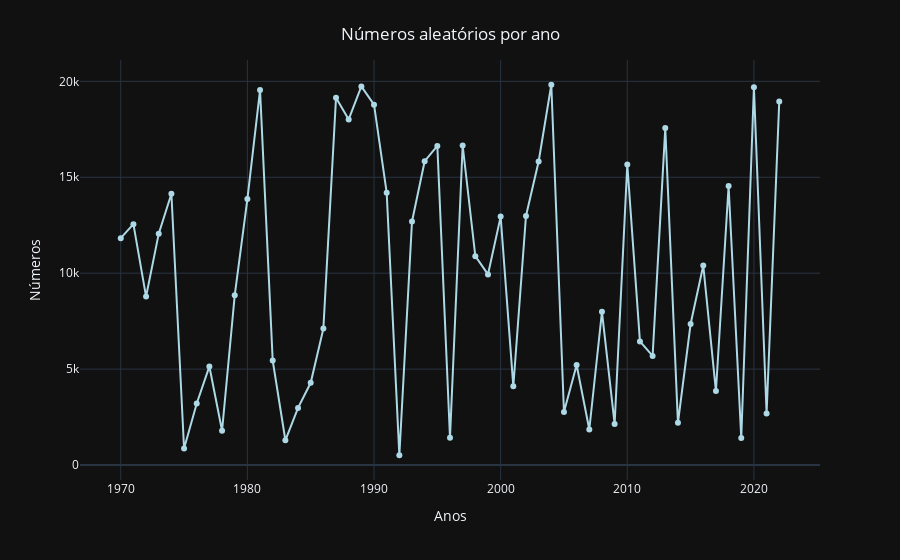

Here is the notebook cell this chart was saved with:
### Code cell
# Plotando e personalizando o gráfico de linhas

fig = px.line(x = anos, 
              y = valores, 
              markers = True)

fig.update_layout(  xaxis_title = "Anos",
                    yaxis_title = "Números",
                    title = {'text': "Números aleatórios por ano",
                            'y':0.95,
                            'x':0.5,
                            'xanchor': 'center',
                            'yanchor': 'top'},
                            template = 'plotly_dark',
                            )
fig.update_traces(line_color = 'lightblue')
fig.show()

### Figure 1 — Plotly figure (JSON) as saved in the notebook; plotly's stock layout.template omitted (floating-point values rounded to 4 significant figures)
{"data": [{"hovertemplate": "x=%{x}<br>y=%{y}<extra></extra>", "legendgroup": "", "line": {"color": "lightblue", "dash": "solid"}, "marker": {"symbol": "circle"}, "mode": "lines+markers", "name": "", "orientation": "v", "showlegend": false, "type": "scatter", "x": [1970, 1971, 1972, 1973, 1974, 1975, 1976, 1977, 1978, 1979, 1980, 1981, 1982, 1983, 1984, 1985, 1986, 1987, 1988, 1989, 1990, 1991, 1992, 1993, 1994, 1995, 1996, 1997, 1998, 1999, 2000, 2001, 2002, 2003, 2004, 2005, 2006, 2007, 2008, 2009, 2010, 2011, 2012, 2013, 2014, 2015, 2016, 2017, 2018, 2019, 2020, 2021, 2022], "xaxis": "x", "y": [11826, 12556, 8783, 12061, 14140, 865, 3208, 5140, 1788, 8847, 13866, 19545, 5444, 1292, 2978, 4288, 7112, 19151, 18013, 19736, 18782, 14200, 511, 12695, 15837, 16636, 1420, 16657, 10890, 9936, 12951, 4104, 12986, 15824, 19823, 2765, 5212, 1853, 7988, 2144, 15662, 6445, 5689, 17564, 2199, 7350, 10398, 3857, 14547, 1412, 19691, 2687, 18955], "yaxis": "y"}], "layout": {"legend": {"tracegroupgap": 0}, "margin": {"t": 60}, "title": {"text": "Números aleatórios por ano", "x": 0.5, "xanchor": "center", "y": 0.95, "yanchor": "top"}, "xaxis": {"anchor": "y", "domain": [0, 1], "title": {"text": "Anos"}}, "yaxis": {"anchor": "x", "domain": [0, 1], "title": {"text": "Números"}}}}
